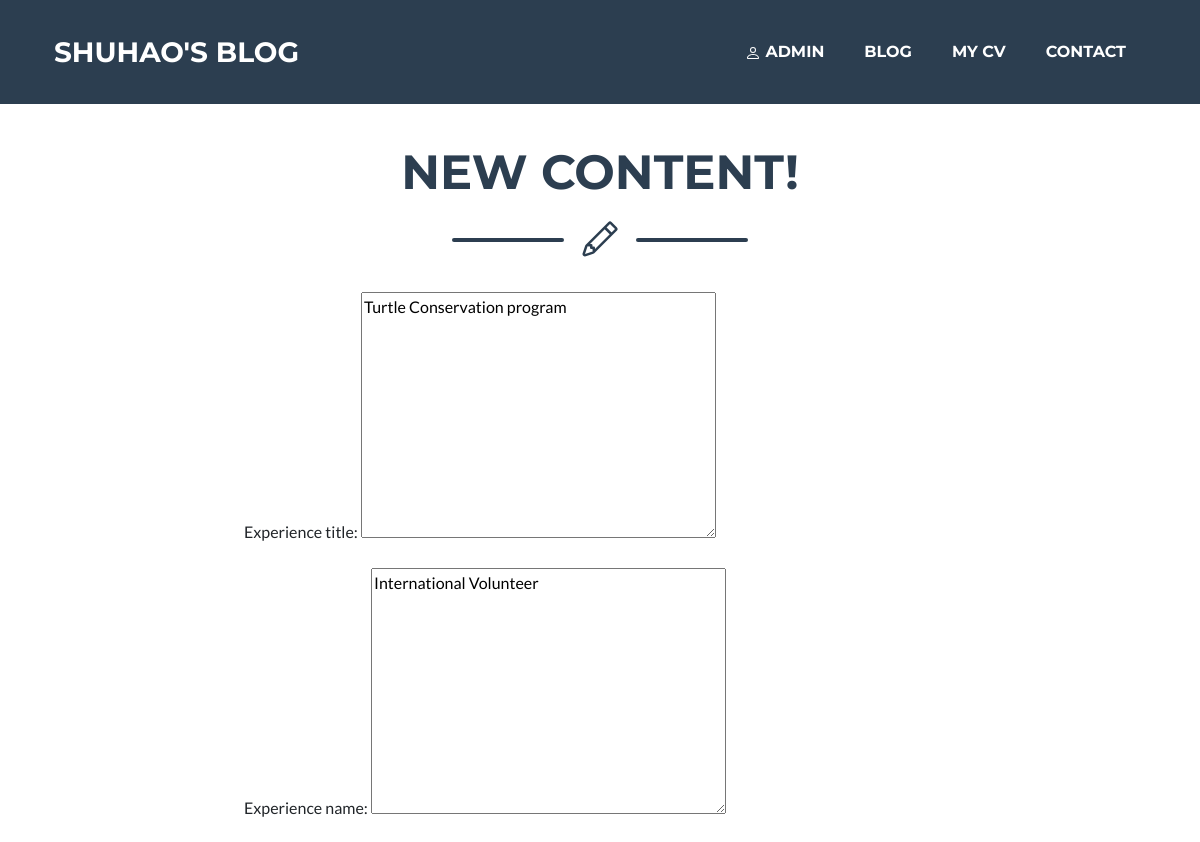
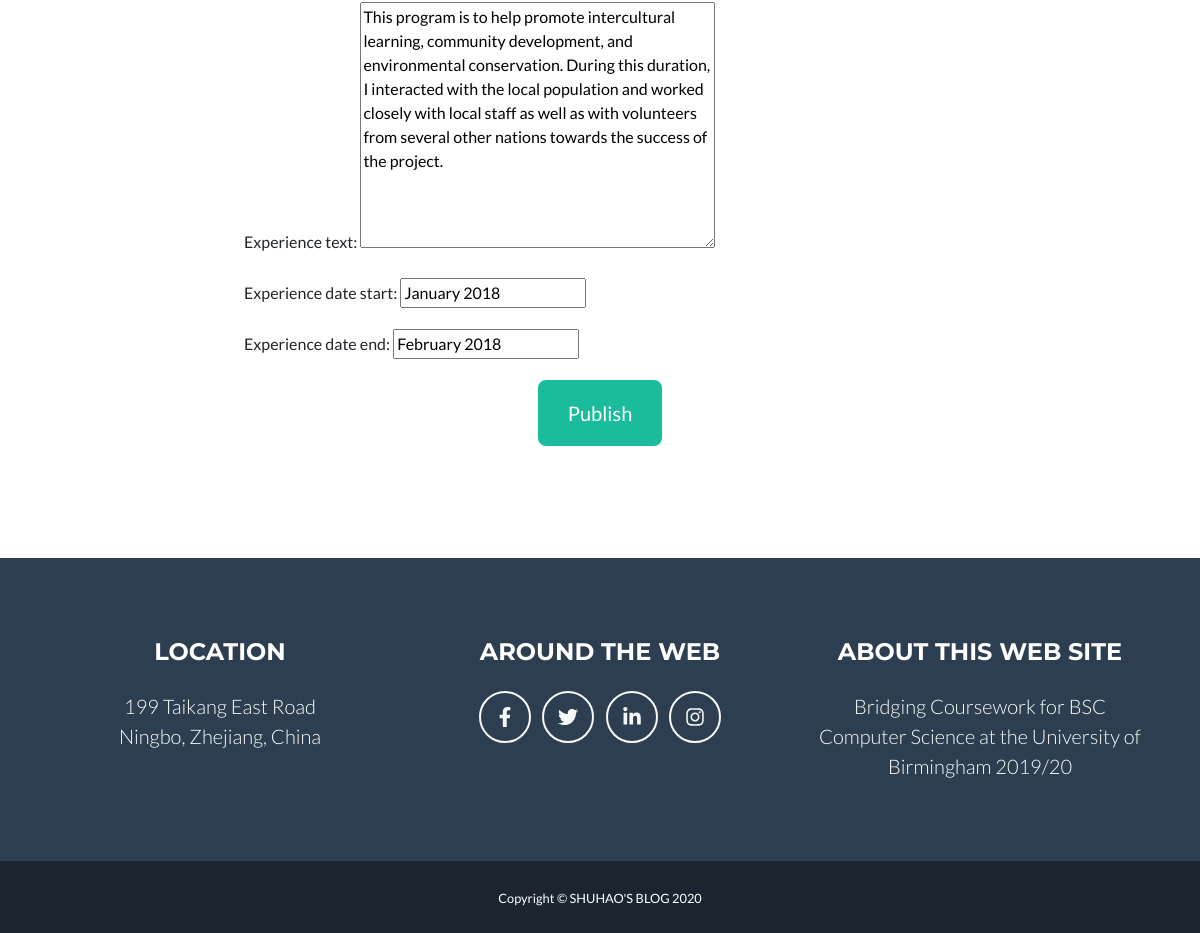
The app's page /cv/edit/experience/3/ (signed in) with its own data (2 pictures, top to bottom).
### cv/models.py (models this page shows, shortened)
class experience(models.Model):
    experience_title = models.TextField()
    experience_name = models.TextField(default='Intern')
    experience_text = models.TextField()
    experience_date_start = models.CharField(max_length=100, default='September 2010')
    experience_date_end = models.CharField(max_length=100, default='September 2010')

### cv/views.py (the view)
# urls.py: path('edit/experience/<int:id>/', views.edit, {'part':'experience'},name='edit_experience'),
def edit(request, id, part):
    if not request.session.get('is_login', None):
        return redirect('login')
    elif not (request.user.is_staff):
        return redirect('login')
    if request.method == "POST":
        if(part == 'about'):
            Part = get_object_or_404(about, id=id)
            form = AboutForm(request.POST, instance=Part)
        elif (part == 'education'):
            Part = get_object_or_404(education, id=id)
            form = EducationForm(request.POST, instance=Part)
        elif (part == 'experience'):
            Part = get_object_or_404(experience, id=id)
            form = ExperienceForm(request.POST, instance=Part)
        elif (part == 'skills'):
            Part = get_object_or_404(skills, id=id)
            form = SkillsForm(request.POST, instance=Part)
        elif (part == 'award'):
            Part = get_object_or_404(award, id=id)
            form = AwardForm(request.POST, instance=Part)
        else:
            raise Http404
        if form.is_valid():
            Part = form.save(commit=False)
            Part.save()
            return redirect('cv')
    else:
        if(part == 'about'):
            Part = get_object_or_404(about, id=id)
            form = AboutForm(instance=Part)
        elif (part == 'education'):
            Part = get_object_or_404(education, id=id)
            form = EducationForm(instance=Part)
        elif (part == 'experience'):
            Part = get_object_or_404(experience, id=id)
            form = ExperienceForm(instance=Part)
        elif (part == 'skills'):
            Part = get_object_or_404(skills, id=id)
            form = SkillsForm(instance=Part)
        elif (part == 'award'):
            Part = get_object_or_404(award, id=id)
            form = AwardForm(instance=Part)
        else:
            raise Http404
    return render(request, 'cv/cv_new.html', {'form': form})

### cv/forms.py
class ExperienceForm(forms.ModelForm):
    class Meta:
        model = experience
        fields = '__all__'

### cv/templates/cv/cv_new.html (shortened to what this page needs)
{% extends 'blog/base.html' %}
{% load static %}
{% block content %}
<section class="page-section">
<div class="container">
    <h2 class="page-section-heading text-center text-uppercase text-secondary mb-0">New Content! </h2>
    <div class="divider-custom">
        <div class="divider-custom-line"></div>
        <div class="divider-custom-icon"><h1></h1></div>
        <div class="divider-custom-line"></div>
    </div>
    <div class="row">
        <div class="col-lg-8 mx-auto">
            <form method="POST" enctype="multipart/form-data">
                {% for field in form %}
                <div class="form-group">
                    {{ field.label_tag }}
                    {{ field }}
                </div>
                {%endfor%}
                <div class="form-group text-center"><button class="btn btn-primary btn-xl" type="submit">Publish</button></div>
            </form>
        </div>
    </div>
</div>
</section>
{% endblock %}

### blog/templates/blog/base.html (shortened to what this page needs)
{% load static %}
<!DOCTYPE html>
<html lang="en">
<head>
    <link href="{% static 'css/styles.css' %}" rel="stylesheet" />
    <link href="{% static 'css/blog-post.css' %}" rel="stylesheet">
    <link rel="stylesheet"
        href="https://cdn.jsdelivr.net/npm/bootstrap-select@1.13.14/dist/css/bootstrap-select.min.css">
    <link href="https://cdn.bootcss.com/highlight.js/9.15.8/styles/github.min.css" rel="stylesheet">
</head>
<body id="page-top">
    <nav class="navbar navbar-expand-lg bg-secondary text-uppercase fixed-top" id="mainNav">
        <div class="container">
            <a class="navbar-brand js-scroll-trigger" href="\#page-top">Shuhao's Blog</a>
            <div class="collapse navbar-collapse" id="navbarResponsive">
                <ul class="navbar-nav ml-auto">
                    {% if user.is_authenticated %}
                    <li class="nav-item mx-0 mx-lg-1">
                        <a class="nav-link py-3 px-0 px-lg-3 rounded js-scroll-trigger" href="{% url 'profile' %}"> {{ user.username }}</a>
                    </li>
                    {% else %}
                    <li class="nav-item mx-0 mx-lg-1"><a class="nav-link py-3 px-0 px-lg-3 rounded js-scroll-trigger"
                            href="\login">Sign in</a></li>
                    <li class="nav-item mx-0 mx-lg-1">
                        <a class="nav-link py-3 px-0 px-lg-3 rounded js-scroll-trigger" href="\register">Sign up</a>
                    </li>
                    {% endif %}
                    <li class="nav-item mx-0 mx-lg-1"><a class="nav-link py-3 px-0 px-lg-3 rounded js-scroll-trigger"
                            href="\#portfolio">Blog</a></li>
                    <li class="nav-item mx-0 mx-lg-1"><a class="nav-link py-3 px-0 px-lg-3 rounded js-scroll-trigger"
                            href="\#about">My CV</a></li>
                    <li class="nav-item mx-0 mx-lg-1"><a class="nav-link py-3 px-0 px-lg-3 rounded js-scroll-trigger"
                            href="\#contact">Contact</a></li>
                </ul>
            </div>
        </div>
    </nav>
    {% block content %}
    {% endblock %}
    <footer class="footer text-center">
        <div class="container">
            <div class="row">
                <div class="col-lg-4 mb-5 mb-lg-0">
                    <h4 class="text-uppercase mb-4">Location</h4>
                    <p class="lead mb-0">
                        199 Taikang East Road
                        <br />
                        Ningbo, Zhejiang, China
                    </p>
                </div>
                <div class="col-lg-4 mb-5 mb-lg-0">
                    <h4 class="text-uppercase mb-4">Around the Web</h4>
                    <a class="btn btn-outline-light btn-social mx-1"
                        href="https://www.facebook.com/jeremy.zhang.589583"><i class="fab fa-fw fa-facebook-f"></i></a>
                    <a class="btn btn-outline-light btn-social mx-1" href="https://twitter.com/4o466862330"><i
                            class="fab fa-fw fa-twitter"></i></a>
                    <a class="btn btn-outline-light btn-social mx-1"
                        href="https://www.linkedin.com/in/张-书豪-297262152"><i class="fab fa-fw fa-linkedin-in"></i></a>
                    <a class="btn btn-outline-light btn-social mx-1" href="https://instagram.com/jeremy_z3?r=nametag"><i
                            class="fab fa-fw fa-instagram"></i></a>
                </div>
                <div class="col-lg-4">
                    <h4 class="text-uppercase mb-4">About this Web site</h4>
                    <p class="lead mb-0">
                        Bridging Coursework for BSC Computer Science at the University of Birmingham 2019/20
                    </p>
                </div>
            </div>
        </div>
    </footer>
    <div class="copyright py-4 text-center text-white">
        <div class="container"><small>Copyright © SHUHAO'S BLOG 2020</small></div>
    </div>
</body>
</html>

### blog/static/css/blog-post.css (style rules this page uses)
body { padding-top: 56px; }

### records on screen
experience: form "Turtle Conservation program" "International Volunteer" "This program is to help promote intercultural learning, community development, and environmental conservation. During this duration, I interacted with the local population and worked closely with local staff as well as with volunteers from several other nations towards the success of the project." "January 2018" "February 2018"

### other values on screen
{{ user.username }} "ADMIN"
{{ field.label_tag }} "Experience title:" "Experience name:" "Experience text:" "Experience date start:" "Experience date end:"
